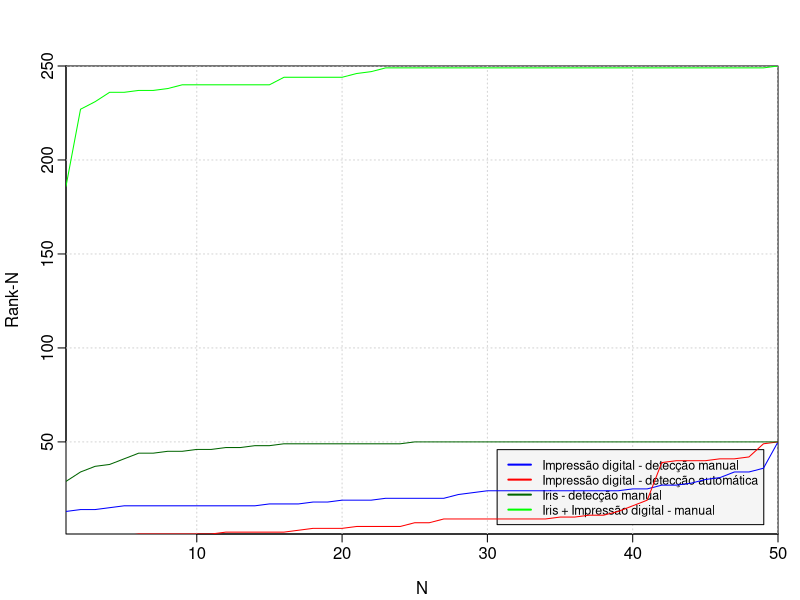

Recreate this plot in R.
#!/usr/bin/env Rscript
pdf(file="nthrank.pdf")

par(mgp = c(2.2,0.45,0), tcl = -0.4, mar = c(3.3,3.3,3.3,1.1))
plot(c(1:50), c(1:50), xlab = "N", ylab = "Rank-N", type="n", xlim = range(1:50), ylim = range(1:250), xaxs="i", yaxs="i")
grid(col = "lightgray", lty = "dotted", lwd = par("lwd"), equilogs = TRUE)
legend("bottomright", inset=.02, cex = 0.75, c("Impressão digital - detecção manual", "Impressão digital - detecção automática", "Iris - detecção manual", "Iris + Impressão digital - manual"), lty=c(1,1,1,1), lwd=c(2,2,2,2), col=c("blue", "red", "darkgreen", "green"), bg="grey96")

par(new = TRUE)
rank <- scan("fingerprint/true/nthrank.txt")
plot(c(1:50), rank, col="blue", pch=16, type="l", axes = FALSE, ann = FALSE, xaxs="i", yaxs="i", xlim = range(1:50), ylim = range(1:250))

par(new = TRUE)
rank <- scan("fingerprint/automatic/nthrank.txt")
plot(c(1:50), rank, type='l', pch=16, col="red", axes = FALSE, ann = FALSE, xaxs="i", yaxs="i", xlim = range(1:50), ylim = range(1:250))

par(new = TRUE)
rank <- scan("iris/solo/nthrank.txt")
plot(c(1:50), rank, type='l', pch=16, col="darkgreen", axes = FALSE, ann = FALSE, xaxs="i", yaxs="i", xlim = range(1:50), ylim = range(1:250))

par(new = TRUE)
rank <- scan("iris/and_fingerprint/nthrank.txt")
plot(c(1:50), rank, type='l', pch=16, col="green", axes = FALSE, ann = FALSE, xaxs="i", yaxs="i", xlim = range(1:50), ylim = range(1:250))

dev.off()
